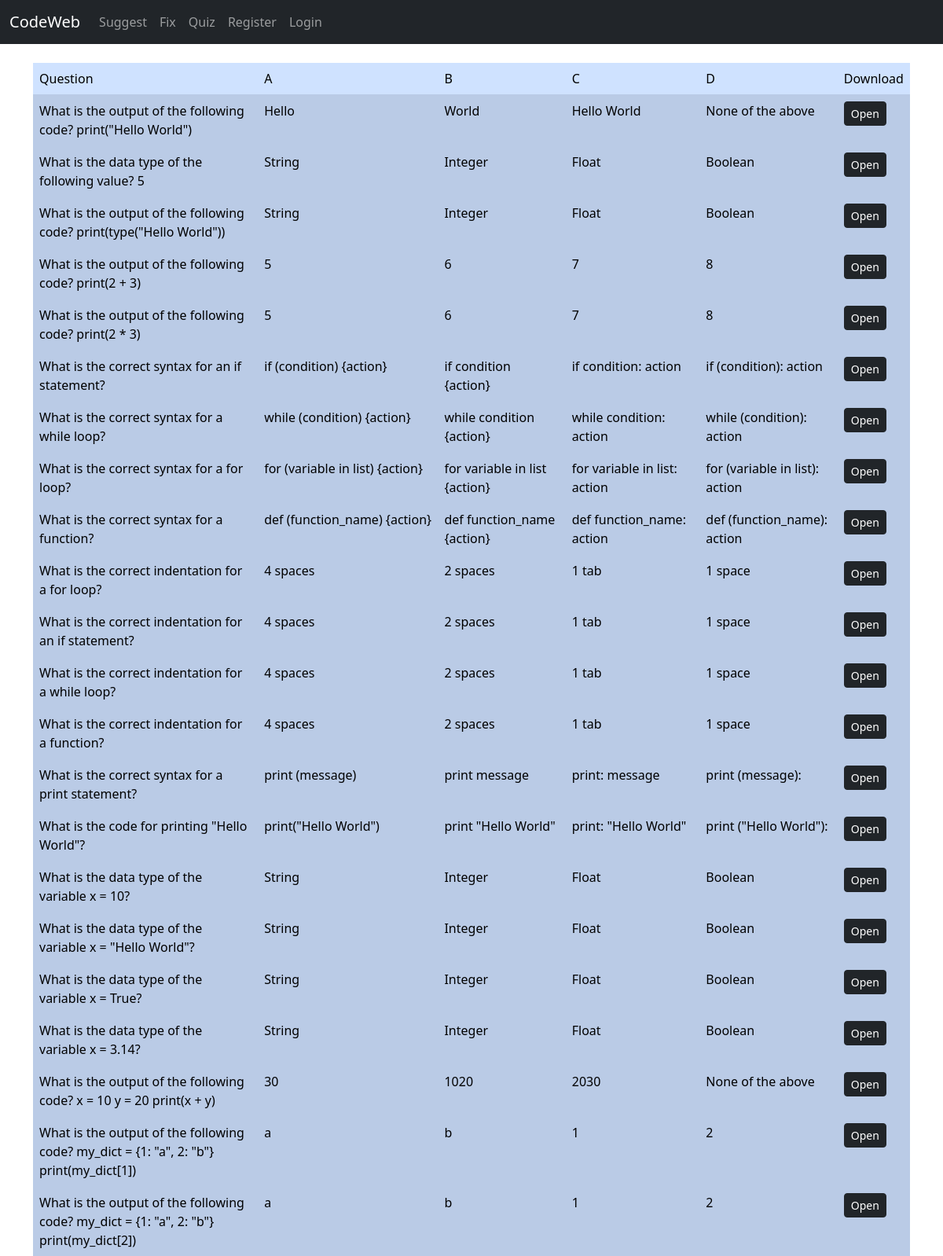
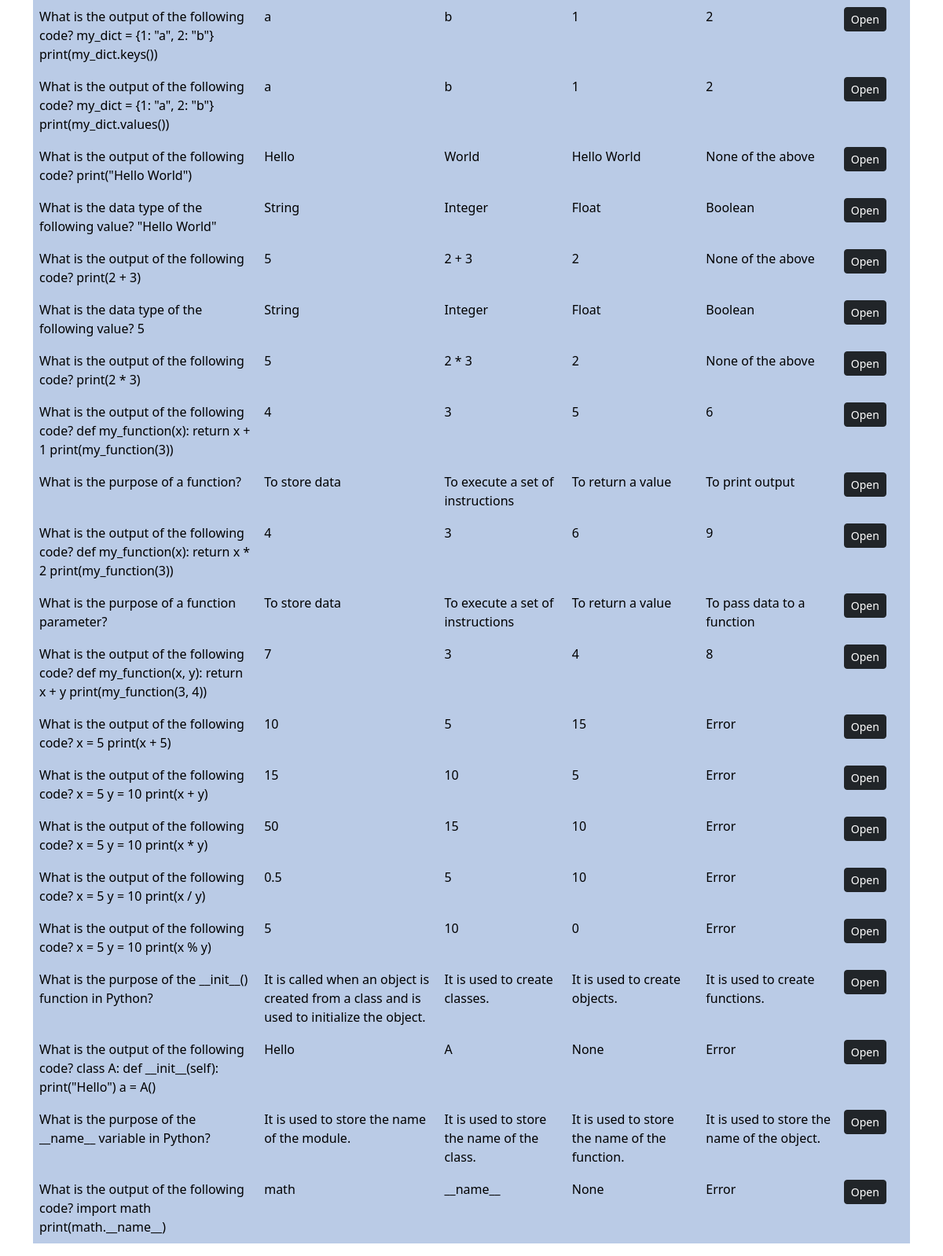
/quiz/question-answers/, run on the app's committed database (2 pictures, top to bottom).
### quiz/models.py (models this page shows)
class QuizData(models.Model):
    quiz_uuid = models.UUIDField()
    question_uuid = models.UUIDField(default=uuid4)
    question = models.CharField(max_length=1000)
    option_a = models.CharField(max_length=1000)
    option_b = models.CharField(max_length=1000)
    option_c = models.CharField(max_length=1000)
    option_d = models.CharField(max_length=1000)
    code = models.CharField(max_length=2000, null=True, blank=True)
    answer = models.CharField(max_length=1000)
    is_active = models.BooleanField(default=True)
    def get_details(self):
        return {
            "quiz_uuid": self.quiz_uuid,
            "question_uuid": self.question_uuid,
            "question": self.question,
            "option_a": self.option_a,
            "option_b": self.option_b,
            "option_c": self.option_c,
            "option_d": self.option_d,
            "code": self.code,
            "answer": self.answer,
            "is_active": self.is_active,
        }

### quiz/views.py (the view)
# urls.py: path("question-answers/", views.question_answers, name="question-answers"),
def question_answers(request):
    quiz_instances = [
        instance.get_details() for instance in quiz_models.QuizData.objects.all()
    ]
    return render(request, "question_answers.html", {"quiz_instances": quiz_instances})

### quiz/templates/question_answers.html
{% extends 'base_quiz.html' %}
{% load static %}
{% block content %}
<table class="table table-primary table-striped">
  <thead>
    <tr>
      <td>Question</td>
      <td>A</td>
      <td>B</td>
      <td>C</td>
      <td>D</td>
      <td>Download</td>
    </tr>
  </thead>
  <tbody>
    {% for instance in quiz_instances %}
    <tr class="table-active">
        <td>{{instance.question}}</td>
        <td>{{instance.option_a}}</td>
        <td>{{instance.option_b}}</td>
        <td>{{instance.option_c}}</td>
        <td>{{instance.option_d}}</td>
        <td>
            <a href="{% url 'image-api' question_uuid=instance.question_uuid %}" class="btn btn-dark btn-sm">Open</a>
        </td>
    </tr>
    {% endfor %}
  </tbody>
</table>
{% endblock %}

### quiz/templates/base_quiz.html (shortened to what this page needs)
{% load static %}
<!doctype html>
<html lang="en">
  <head>
    <link href="https://cdn.jsdelivr.net/npm/bootstrap@5.3.0-alpha1/dist/css/bootstrap.min.css" rel="stylesheet">
    <link rel="stylesheet" type="text/css" href="{% static 'quiz_css/prism.css' %}">
    <link rel="stylesheet" type="text/css" href="{% static 'quiz_css/custom.css' %}">
  </head>
  <body>
    {% include 'navbar_quiz.html' %}
    <div class="container">
      <br>
      {% block content %}
      {% endblock %}
    </div>
  </body>
</html>

### quiz/templates/navbar_quiz.html (shortened to what this page needs)
<nav class="navbar navbar-expand-lg bg-dark navbar-dark">
  <div class="container-fluid">
    <a class="navbar-brand" href="{% url 'home' %}">CodeWeb</a>
    <div class="collapse navbar-collapse" id="navbarSupportedContent">
      <ul class="navbar-nav me-auto mb-2 mb-lg-0">
        <li class="nav-item">
          <a class="nav-link" href="{% url 'suggest' %}">Suggest</a>
        </li>
        <li class="nav-item">
          <a class="nav-link" href="{% url 'home' %}">Fix</a>
        </li>
        <li class="nav-item">
          <a class="nav-link" href="{% url 'quiz' %}">Quiz</a>
        </li>
        {% if user.is_authenticated %}
          <li class="nav-item">
            <a class="nav-link" href="{% url 'user-data' %}">UserData</a>
          </li>
          <li class="nav-item">
            <a class="nav-link" href="{% url 'logout' %}">Logout</a>
          </li>
        {% else %}
          <li class="nav-item">
            <a class="nav-link" href="{% url 'register' %}">Register</a>
          </li>
          <li class="nav-item">
            <a class="nav-link" href="{% url 'login' %}">Login</a>
          </li>
        {% endif %}
      </ul>
    </div>
  </div>
</nav>

### data on the page
QuizData: question "What is the output of the following code? print(\"Hello World\")", option_a "Hello", option_b "World", option_c "Hello World", option_d "None of the above"
QuizData: question "What is the data type of the following value? 5", option_a "String", option_b "Integer", option_c "Float", option_d "Boolean"
QuizData: question "What is the output of the following code? print(type(\"Hello World\"))", option_a "String", option_b "Integer", option_c "Float", option_d "Boolean"
QuizData: question "What is the output of the following code? print(2 + 3)"
QuizData: question "What is the output of the following code? print(2 * 3)"
QuizData: question "What is the correct syntax for an if statement?", option_a "if (condition) {action}", option_b "if condition {action}", option_c "if condition: action", option_d "if (condition): action"
QuizData: question "What is the correct syntax for a while loop?", option_a "while (condition) {action}", option_b "while condition {action}", option_c "while condition: action", option_d "while (condition): action"
QuizData: question "What is the correct syntax for a for loop?", option_a "for (variable in list) {action}", option_b "for variable in list {action}", option_c "for variable in list: action", option_d "for (variable in list): action"
QuizData: question "What is the correct syntax for a function?", option_a "def (function_name) {action}", option_b "def function_name {action}", option_c "def function_name: action", option_d "def (function_name): action"
QuizData: question "What is the correct indentation for a for loop?", option_a "4 spaces", option_b "2 spaces", option_c "1 tab", option_d "1 space"
QuizData: question "What is the correct indentation for an if statement?", option_a "4 spaces", option_b "2 spaces", option_c "1 tab", option_d "1 space"
QuizData: question "What is the correct indentation for a while loop?", option_a "4 spaces", option_b "2 spaces", option_c "1 tab", option_d "1 space"
QuizData: question "What is the correct indentation for a function?", option_a "4 spaces", option_b "2 spaces", option_c "1 tab", option_d "1 space"
QuizData: question "What is the correct syntax for a print statement?", option_a "print (message)", option_b "print message", option_c "print: message", option_d "print (message):"
QuizData: question "What is the code for printing \"Hello World\"?", option_a "print(\"Hello World\")", option_b "print \"Hello World\"", option_c "print: \"Hello World\"", option_d "print (\"Hello World\"):"
QuizData: question "What is the data type of the variable x = 10?", option_a "String", option_b "Integer", option_c "Float", option_d "Boolean"
QuizData: question "What is the data type of the variable x = \"Hello World\"?", option_a "String", option_b "Integer", option_c "Float", option_d "Boolean"
QuizData: question "What is the data type of the variable x = True?", option_a "String", option_b "Integer", option_c "Float", option_d "Boolean"
QuizData: question "What is the data type of the variable x = 3.14?", option_a "String", option_b "Integer", option_c "Float", option_d "Boolean"
QuizData: question "What is the output of the following code? x = 10 y = 20 print(x + y)", option_a "30", option_b "1020", option_c "2030", option_d "None of the above"
QuizData: question "What is the output of the following code? my_dict = {1: \"a\", 2: \"b\"} print(my_dict[1])"
QuizData: question "What is the output of the following code? my_dict = {1: \"a\", 2: \"b\"} print(my_dict[2])"
QuizData: question "What is the output of the following code? my_dict = {1: \"a\", 2: \"b\"} print(my_dict.keys())"
QuizData: question "What is the output of the following code? my_dict = {1: \"a\", 2: \"b\"} print(my_dict.values())"
QuizData: question "What is the output of the following code? print(\"Hello World\")", option_a "Hello", option_b "World", option_c "Hello World", option_d "None of the above"
QuizData: question "What is the data type of the following value? \"Hello World\"", option_a "String", option_b "Integer", option_c "Float", option_d "Boolean"
QuizData: question "What is the output of the following code? print(2 + 3)", option_b "2 + 3", option_d "None of the above"
QuizData: question "What is the data type of the following value? 5", option_a "String", option_b "Integer", option_c "Float", option_d "Boolean"
QuizData: question "What is the output of the following code? print(2 * 3)", option_b "2 * 3", option_d "None of the above"
QuizData: question "What is the output of the following code? def my_function(x): return x + 1 print(my_function(3))", option_a "4", option_b "3", option_c "5", option_d "6"
QuizData: question "What is the purpose of a function?", option_a "To store data", option_b "To execute a set of instructions", option_c "To return a value", option_d "To print output"
QuizData: question "What is the output of the following code? def my_function(x): return x * 2 print(my_function(3))", option_a "4", option_b "3", option_c "6", option_d "9"
QuizData: question "What is the purpose of a function parameter?", option_a "To store data", option_b "To execute a set of instructions", option_c "To return a value", option_d "To pass data to a function"
QuizData: question "What is the output of the following code? def my_function(x, y): return x + y print(my_function(3, 4))", option_a "7", option_b "3", option_c "4", option_d "8"
QuizData: question "What is the output of the following code? x = 5 print(x + 5)", option_a "10", option_c "15", option_d "Error"
QuizData: question "What is the output of the following code? x = 5 y = 10 print(x + y)", option_a "15", option_b "10", option_d "Error"
QuizData: question "What is the output of the following code? x = 5 y = 10 print(x * y)", option_a "50", option_b "15", option_c "10", option_d "Error"
QuizData: question "What is the output of the following code? x = 5 y = 10 print(x / y)", option_a "0.5", option_c "10", option_d "Error"
QuizData: question "What is the output of the following code? x = 5 y = 10 print(x % y)", option_b "10", option_d "Error"
QuizData: question "What is the purpose of the __init__() function in Python?", option_a "It is called when an object is created from a class and is used to initialize the object.", option_b "It is used to create classes.", option_c "It is used to create objects.", option_d "It is used to create functions."
QuizData: question "What is the output of the following code? class A: def __init__(self): print(\"Hello\") a = A()", option_a "Hello", option_c "None", option_d "Error"
QuizData: question "What is the purpose of the __name__ variable in Python?", option_a "It is used to store the name of the module.", option_b "It is used to store the name of the class.", option_c "It is used to store the name of the function.", option_d "It is used to store the name of the object."
QuizData: question "What is the output of the following code? import math print(math.__name__)", option_a "math", option_b "__name__", option_c "None", option_d "Error"

### other printed values
{{ instance.option_a }} "5" "5" "a" "a" "a" "a" "5" "5" "5"
{{ instance.option_b }} "6" "6" "b" "b" "b" "b" "5" "5" "A"
{{ instance.option_c }} "7" "7" "1" "1" "1" "1" "2" "2" "5" "0"
{{ instance.option_d }} "8" "8" "2" "2" "2" "2"
